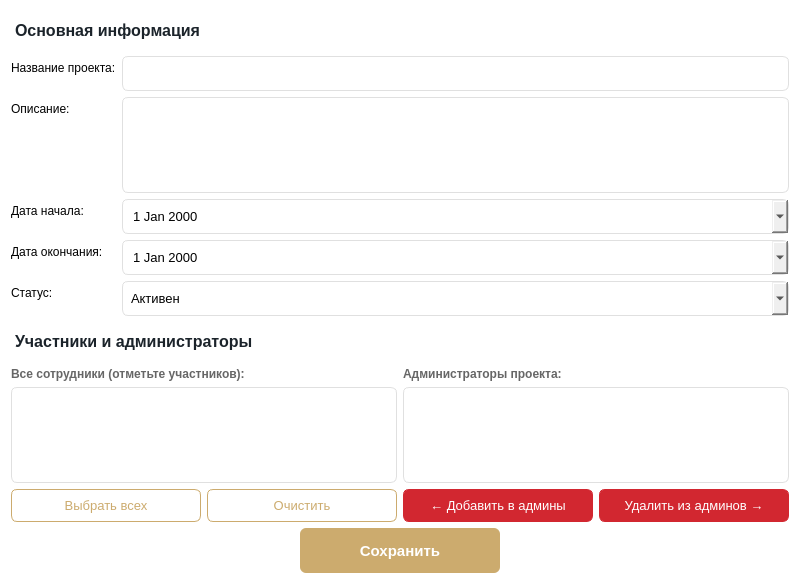
<?xml version="1.0" encoding="UTF-8"?>
<ui version="4.0">
 <class>ProjectEditDialog</class>
 <widget class="QDialog" name="ProjectEditDialog">
  <property name="geometry">
   <rect>
    <x>0</x>
    <y>0</y>
    <width>800</width>
    <height>584</height>
   </rect>
  </property>
  <property name="windowTitle">
   <string>Редактирование проекта</string>
  </property>
  <property name="styleSheet">
   <string notr="true">QDialog {
    background-color: white;
}
QLineEdit, QTextEdit, QComboBox, QDateEdit {
    padding: 8px;
    border: 1px solid #E0E0E0;
    border-radius: 6px;
    font-size: 13px;
}
QLineEdit:focus, QTextEdit:focus, QComboBox:focus, QDateEdit:focus {
    border: 2px solid #ccab6e;
}
QListWidget {
    border: 1px solid #E0E0E0;
    border-radius: 6px;
    padding: 5px;
}
QPushButton {
    padding: 8px 16px;
    border-radius: 6px;
    font-size: 13px;
}
QPushButton#btnSelectAll, QPushButton#btnClearAll {
    background-color: transparent;
    border: 1px solid #ccab6e;
    color: #ccab6e;
}
QPushButton#btnSelectAll:hover, QPushButton#btnClearAll:hover {
    background-color: #ccab6e;
    color: white;
}</string>
  </property>
  <layout class="QVBoxLayout" name="verticalLayout">
   <item>
    <widget class="QLabel" name="label">
     <property name="styleSheet">
      <string notr="true">font-size: 16px;
font-weight: bold;
color: #1B232A;
padding: 10px 0px;</string>
     </property>
     <property name="text">
      <string>Основная информация</string>
     </property>
    </widget>
   </item>
   <item>
    <layout class="QFormLayout" name="formLayout">
     <item row="0" column="0">
      <widget class="QLabel" name="labelName">
       <property name="text">
        <string>Название проекта:</string>
       </property>
      </widget>
     </item>
     <item row="0" column="1">
      <widget class="QLineEdit" name="editName"/>
     </item>
     <item row="1" column="0">
      <widget class="QLabel" name="labelDescription">
       <property name="text">
        <string>Описание:</string>
       </property>
      </widget>
     </item>
     <item row="1" column="1">
      <widget class="QTextEdit" name="editDescription"/>
     </item>
     <item row="2" column="0">
      <widget class="QLabel" name="labelStart">
       <property name="text">
        <string>Дата начала:</string>
       </property>
      </widget>
     </item>
     <item row="2" column="1">
      <widget class="QDateEdit" name="dateStart">
       <property name="calendarPopup">
        <bool>true</bool>
       </property>
      </widget>
     </item>
     <item row="3" column="0">
      <widget class="QLabel" name="labelEnd">
       <property name="text">
        <string>Дата окончания:</string>
       </property>
      </widget>
     </item>
     <item row="3" column="1">
      <widget class="QDateEdit" name="dateEnd">
       <property name="calendarPopup">
        <bool>true</bool>
       </property>
      </widget>
     </item>
     <item row="4" column="0">
      <widget class="QLabel" name="labelStatus">
       <property name="text">
        <string>Статус:</string>
       </property>
      </widget>
     </item>
     <item row="4" column="1">
      <widget class="QComboBox" name="comboStatus">
       <item>
        <property name="text">
         <string>Активен</string>
        </property>
       </item>
       <item>
        <property name="text">
         <string>На паузе</string>
        </property>
       </item>
       <item>
        <property name="text">
         <string>Завершен</string>
        </property>
       </item>
       <item>
        <property name="text">
         <string>В архиве</string>
        </property>
       </item>
      </widget>
     </item>
    </layout>
   </item>
   <item>
    <widget class="QLabel" name="label_2">
     <property name="styleSheet">
      <string notr="true">font-size: 16px;
font-weight: bold;
color: #1B232A;
padding: 10px 0px;</string>
     </property>
     <property name="text">
      <string>Участники и администраторы</string>
     </property>
    </widget>
   </item>
   <item>
    <layout class="QHBoxLayout" name="horizontalLayout">
     <item>
      <layout class="QVBoxLayout" name="verticalLayout_2">
       <item>
        <widget class="QLabel" name="labelAllEmployees">
         <property name="styleSheet">
          <string notr="true">font-weight: bold;
color: #666;</string>
         </property>
         <property name="text">
          <string>Все сотрудники (отметьте участников):</string>
         </property>
        </widget>
       </item>
       <item>
        <widget class="QListWidget" name="listAllEmployees"/>
       </item>
       <item>
        <layout class="QHBoxLayout" name="horizontalLayout_2">
         <item>
          <widget class="QPushButton" name="btnSelectAll">
           <property name="font">
            <font>
             <pointsize>-1</pointsize>
            </font>
           </property>
           <property name="text">
            <string>Выбрать всех</string>
           </property>
          </widget>
         </item>
         <item>
          <widget class="QPushButton" name="btnClearAll">
           <property name="text">
            <string>Очистить</string>
           </property>
          </widget>
         </item>
        </layout>
       </item>
      </layout>
     </item>
     <item>
      <layout class="QVBoxLayout" name="verticalLayout_3">
       <item>
        <widget class="QLabel" name="labelAdmins">
         <property name="styleSheet">
          <string notr="true">font-weight: bold;
color: #666;</string>
         </property>
         <property name="text">
          <string>Администраторы проекта:</string>
         </property>
        </widget>
       </item>
       <item>
        <widget class="QListWidget" name="listAdmins"/>
       </item>
       <item>
        <layout class="QHBoxLayout" name="horizontalLayout_3">
         <item>
          <widget class="QPushButton" name="btnAddAdmin">
           <property name="styleSheet">
            <string notr="true">
QPushButton {
             background-color: #D22730;
             color: white;
             border-radius: 6px;
             border: 1px solid #D22730;
           }
           QPushButton:hover {
             background-color: #862633;
             border: 1px solid #D22730;
           }
           QPushButton:pressed {
             background-color: #6a1e29;
             border: 1px solid #D22730;
           }</string>
           </property>
           <property name="text">
            <string>← Добавить в админы</string>
           </property>
          </widget>
         </item>
         <item>
          <widget class="QPushButton" name="btnRemoveAdmin">
           <property name="styleSheet">
            <string notr="true">
QPushButton {
             background-color: #D22730;
             color: white;
             border-radius: 6px;
             border: 1px solid #D22730;
           }
           QPushButton:hover {
             background-color: #862633;
             border: 1px solid #D22730;
           }
           QPushButton:pressed {
             background-color: #6a1e29;
             border: 1px solid #D22730;

           }</string>
           </property>
           <property name="text">
            <string>Удалить из админов →</string>
           </property>
          </widget>
         </item>
        </layout>
       </item>
      </layout>
     </item>
    </layout>
   </item>
   <item>
    <!-- Контейнер для центрирования кнопки -->
    <layout class="QHBoxLayout" name="buttonLayout">
     <item>
      <spacer name="leftSpacer">
       <property name="orientation">
        <enum>Qt::Orientation::Horizontal</enum>
       </property>
       <property name="sizeHint" stdset="0">
        <size>
         <width>40</width>
         <height>20</height>
        </size>
       </property>
      </spacer>
     </item>
     <item>
      <widget class="QPushButton" name="btnSave">
       <property name="minimumSize">
        <size>
         <width>200</width>
         <height>45</height>
        </size>
       </property>
       <property name="maximumSize">
        <size>
         <width>200</width>
         <height>45</height>
        </size>
       </property>
       <property name="font">
        <font>
         <pointsize>-1</pointsize>
         <bold>true</bold>
        </font>
       </property>
       <property name="styleSheet">
        <string notr="true">QPushButton {
    background-color: #ccab6e;
    color: white;
    border-radius: 6px;
    border: none;
    font-size: 15px;
}
QPushButton:hover {
    background-color: #998664;
}
QPushButton:pressed {
    background-color: #7a6a50;
}</string>
       </property>
       <property name="text">
        <string>Сохранить</string>
       </property>
      </widget>
     </item>
     <item>
      <spacer name="rightSpacer">
       <property name="orientation">
        <enum>Qt::Orientation::Horizontal</enum>
       </property>
       <property name="sizeHint" stdset="0">
        <size>
         <width>40</width>
         <height>20</height>
        </size>
       </property>
      </spacer>
     </item>
    </layout>
   </item>
   <item>
    <spacer name="verticalSpacer">
     <property name="orientation">
      <enum>Qt::Orientation::Vertical</enum>
     </property>
     <property name="sizeHint" stdset="0">
      <size>
       <width>20</width>
       <height>20</height>
      </size>
     </property>
    </spacer>
   </item>
  </layout>
 </widget>
 <resources/>
 <connections/>
</ui>
